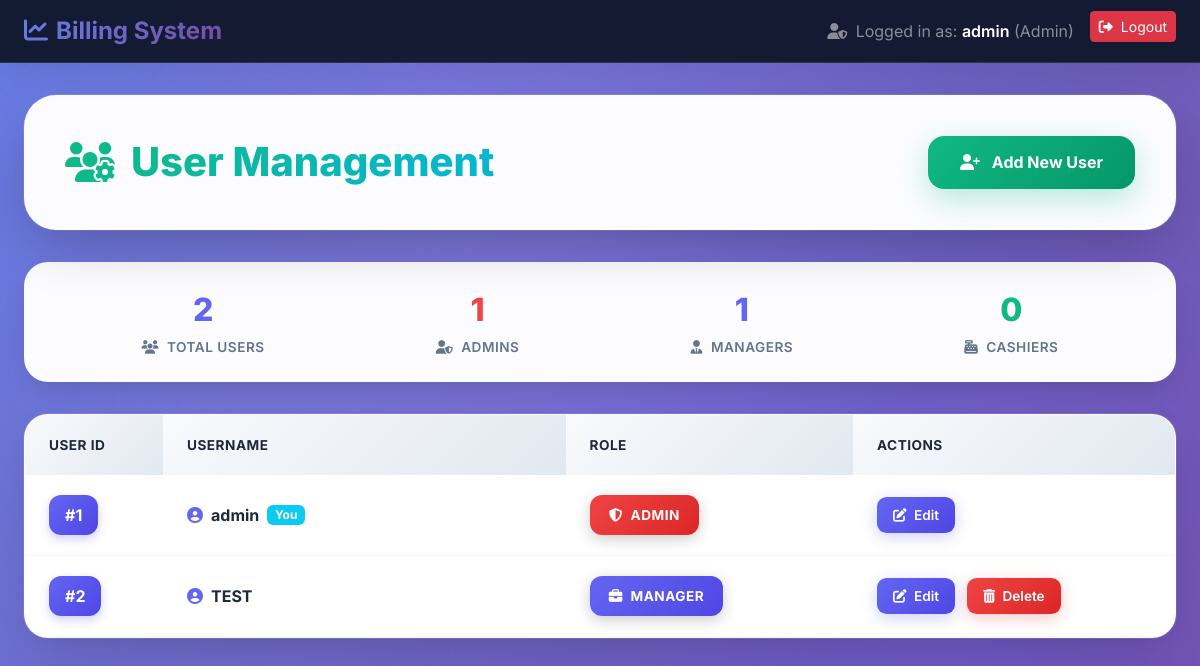
The page /user_management.php (signed in) on the database its author committed.
### tables this page shows
CREATE TABLE `users` (
  `User_ID` int(11) NOT NULL,
  `Username` varchar(50) NOT NULL,
  `Password` varchar(255) NOT NULL,
  `Role` varchar(20) NOT NULL DEFAULT 'Cashier'
);

### user_management.php (the view, shortened to what this page needs)
<?php
include 'db_connect.php';
$sql = "SELECT User_ID, Username, Role FROM USERS ORDER BY User_ID ASC";
$result = $conn->query($sql);
?>
<!DOCTYPE html>
<html lang="en">
<head>
    <link href="https://cdn.jsdelivr.net/npm/bootstrap@5.3.3/dist/css/bootstrap.min.css" rel="stylesheet">
    <link rel="stylesheet" href="https://cdnjs.cloudflare.com/ajax/libs/font-awesome/6.4.0/css/all.min.css">
</head>
<body>
    <nav class="navbar navbar-expand-lg navbar-dark">
        <div class="container-fluid px-4">
            <a class="navbar-brand" href="index.php">
                <i class="fas fa-chart-line me-2"></i>Billing System
            </a>
            <div class="collapse navbar-collapse" id="navbarNav">
                <ul class="navbar-nav ms-auto">
                    <li class="nav-item me-3 d-flex align-items-center">
                        <span class="navbar-text text-white-50">
                            <i class="fas fa-user-shield me-1"></i> Logged in as:
                            <strong><?= htmlspecialchars($_SESSION['username']) ?></strong>
                            (<?= htmlspecialchars($_SESSION['role']) ?>)
                        </span>
                    </li>
                    <li class="nav-item">
                        <a class="btn btn-sm btn-danger" href="logout.php">
                            <i class="fas fa-sign-out-alt me-2"></i>Logout
                        </a>
                    </li>
                </ul>
            </div>
        </div>
    </nav>
    <div class="container-main">
        <div class="page-header">
            <h1><i class="fas fa-users-cog"></i> User Management</h1>
            <button type="button" class="btn btn-add-user" data-bs-toggle="modal" data-bs-target="#userModal" onclick="openUserModal('add')">
                <i class="fas fa-user-plus me-2"></i> Add New User
            </button>
        </div>
        <?php
        $result_copy = $conn->query($sql);
        $total_users = $result_copy->num_rows;
        $admin_count = $manager_count = $cashier_count = 0;
        while($row = $result_copy->fetch_assoc()) {
            if($row['Role'] == 'Admin') $admin_count++;
            elseif($row['Role'] == 'Manager') $manager_count++;
            elseif($row['Role'] == 'Cashier') $cashier_count++;
        }
        ?>
        <div class="stats-bar">
            <div class="stat-item">
                <span class="stat-value"><?= $total_users ?></span>
                <span class="stat-label"><i class="fas fa-users me-1"></i> Total Users</span>
            </div>
            <div class="stat-item">
                <span class="stat-value" style="color: var(--danger);"><?= $admin_count ?></span>
                <span class="stat-label"><i class="fas fa-user-shield me-1"></i> Admins</span>
            </div>
            <div class="stat-item">
                <span class="stat-value" style="color: var(--primary);"><?= $manager_count ?></span>
                <span class="stat-label"><i class="fas fa-user-tie me-1"></i> Managers</span>
            </div>
            <div class="stat-item">
                <span class="stat-value" style="color: var(--success);"><?= $cashier_count ?></span>
                <span class="stat-label"><i class="fas fa-cash-register me-1"></i> Cashiers</span>
            </div>
        </div>
        <div class="table-card">
            <?php if ($result->num_rows > 0): ?>
            <div class="table-responsive">
                <table class="table table-modern mb-0">
                    <thead>
                        <tr>
                            <th style="width: 12%;">User ID</th>
                            <th style="width: 35%;">Username</th>
                            <th style="width: 25%;">Role</th>
                            <th style="width: 28%;">Actions</th>
                        </tr>
                    </thead>
                    <tbody>
                        <?php while($row = $result->fetch_assoc()):
                            $role_class = strtolower(str_replace(' ', '-', $row['Role']));
                        ?>
                        <tr>
                            <td>
                                <span class="user-id-badge">#<?= $row['User_ID'] ?></span>
                            </td>
                            <td>
                                <div class="username-display">
                                    <i class="fas fa-user-circle"></i>
                                    <?= htmlspecialchars($row['Username']) ?>
                                    <?php if ($row['User_ID'] == $_SESSION['user_id']): ?>
                                        <span class="badge bg-info">You</span>
                                    <?php endif; ?>
                                </div>
                            </td>
                            <td>
                                <span class="role-badge role-<?= $role_class ?>">
                                    <?php if($row['Role'] == 'Admin'): ?>
                                        <i class="fas fa-shield-halved me-1"></i>
                                    <?php elseif($row['Role'] == 'Manager'): ?>
                                        <i class="fas fa-briefcase me-1"></i>
                                    <?php else: ?>
                                        <i class="fas fa-cash-register me-1"></i>
                                    <?php endif; ?>
                                    <?= htmlspecialchars($row['Role']) ?>
                                </span>
                            </td>
                            <td>
                                <button class="btn btn-action btn-edit"
                                    data-bs-toggle="modal"
                                    data-bs-target="#userModal"
                                    onclick="openUserModal('edit', <?= $row['User_ID'] ?>, '<?= htmlspecialchars($row['Username'], ENT_QUOTES) ?>', '<?= $row['Role'] ?>')">
                                    <i class="fas fa-pen-to-square me-1"></i> Edit
                                </button>
                                <?php if ($row['User_ID'] != $_SESSION['user_id']): ?>
                                <button class="btn btn-action btn-delete" onclick="deleteUser(<?= $row['User_ID'] ?>, '<?= htmlspecialchars($row['Username'], ENT_QUOTES) ?>')">
                                    <i class="fas fa-trash-can me-1"></i> Delete
                                </button>
                                <?php endif; ?>
                            </td>
                        </tr>
                        <?php endwhile; ?>
                    </tbody>
                </table>
            </div>
            <?php endif; ?>
        </div>
    </div>
</body>

### rows shown on the page
users: User_ID "1", Username "admin", shows "You", Role "ADMIN"
users: User_ID "2", Username "TEST", Role "MANAGER"

### other values the page prints
$_SESSION['username'] "admin"
$_SESSION['role'] "Admin"
$total_users "2"
$admin_count "1"
$manager_count "1"
$cashier_count "0"
